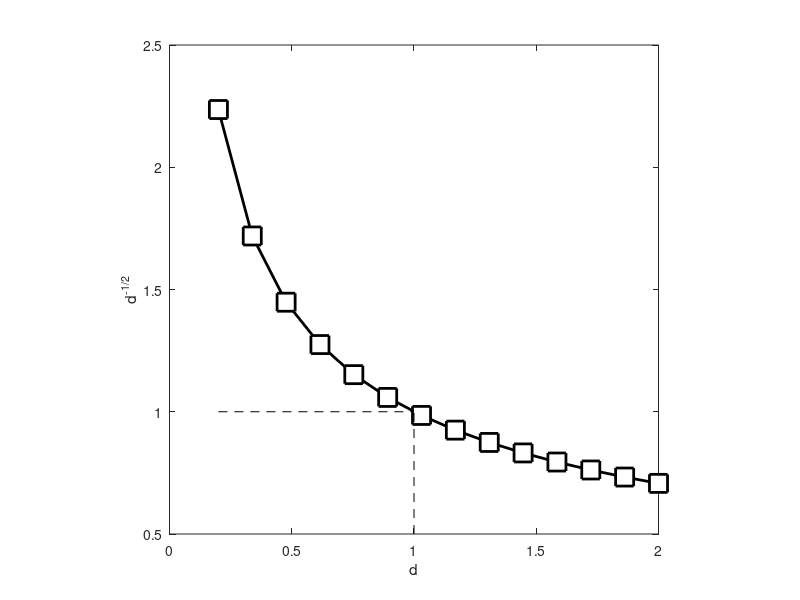
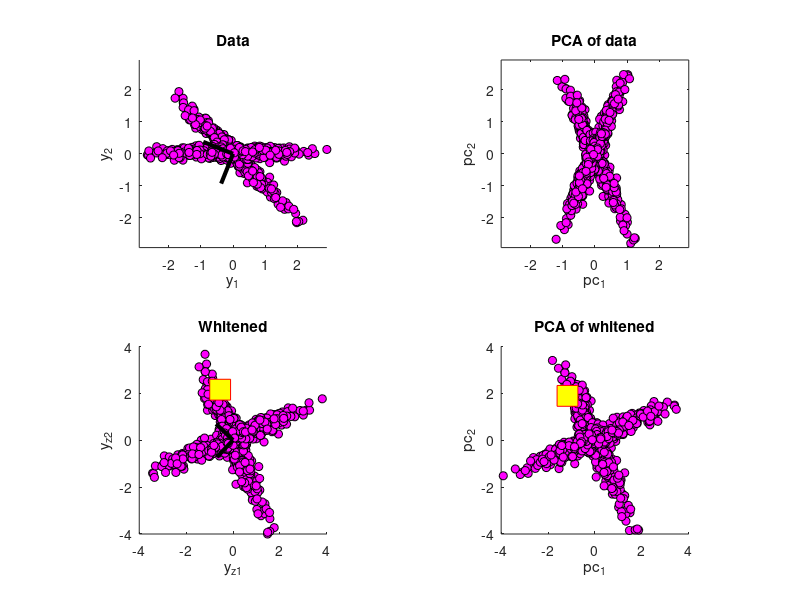

These figures' MATLAB source, in order:
%%
%     COURSE: PCA and multivariate neural signal processing
%    SECTION: Source separation with GED
%      VIDEO: ZCA demo
% Instructor: sincxpress.com
%
%%

% a clear MATLAB workspace is a clear mental workspace
close all; clear, clc

%% 

d = linspace(.2,2,14);

figure(1), clf
plot(d,d.^(-1/2),'ks-','linew',2,'markerfacecolor','w','markersize',13)

hold on
plot([d(1) 1],[1 1],'k--')
yy = get(gca,'ylim');
plot([1 1],[yy(1) 1],'k--')

axis square
xlabel('d')
ylabel('d^{-1/2}')


%% generate 2D data

% number of data points
N = 1000;


% part 1 of the data
x1 = [ 1*randn(N/2,1) .1*randn(N/2,1) ];
% rotation matrix
th = pi/4;
R1 = [ cos(th) -sin(th) ;
       sin(th)  cos(th) ];


% part 2 of the data
x2 = [ 1*randn(N/2,1) .1*randn(N/2,1) ];
% note the different rotation angle
th = pi;
R2 = [ cos(th) -sin(th) ;
       sin(th)  cos(th) ];

   
   
% combine and rotate data
y = [x1*R1; x2*R2];


%% eigendecomposition for PCA and ZCA

% eig of y
y = bsxfun(@minus,y,mean(y,1));
covmat = y'*y / (length(y)-1);
[V,D] = eig(covmat);

% component data
c = y*V;



% ZCA
yz = ( V*D^(-1/2)*V'*y' )';

% now PCA of ZCA data (question: Do you need the N-1 scaling?)
[Vz,Dz] = eig( yz'*yz );
cz = yz*Vz;

%% plotting

figure(2), clf

% original data
subplot(221), hold on
plot(y(:,1),y(:,2),'ko','markerfacecolor','m')
plot([0 V(1,1)],[0 V(2,1)],'k','linew',3)
plot([0 V(1,2)],[0 V(2,2)],'k','linew',3)
axis square
axis([-1 1 -1 1]*max(abs(y(:))))
xlabel('y_1'), ylabel('y_2')
title('Data')

% component projections
subplot(222)
plot(c(:,1),c(:,2),'ko','markerfacecolor','m')
axis square
axis([-1 1 -1 1]*max(abs(y(:))))
xlabel('pc_1'), ylabel('pc_2')
title('PCA of data')


% whitened data
subplot(223), hold on
plot(yz(:,1),yz(:,2),'ko','markerfacecolor','m')
plot(yz(1,1),yz(1,2),'rs','markerfacecolor','y','markersize',15)
axis square
axis([-1 1 -1 1]*max(abs(yz(:))))
xlabel('y_{z1}'), ylabel('y_{z2}')
title('Whitened')
plot([0 Vz(1,1)],[0 Vz(2,1)],'k','linew',3)
plot([0 Vz(1,2)],[0 Vz(2,2)],'k','linew',3)


subplot(224), hold on
plot(cz(:,1),cz(:,2),'ko','markerfacecolor','m')
plot(cz(1,1),cz(1,2),'rs','markerfacecolor','y','markersize',15)
axis square
axis([-1 1 -1 1]*max(abs(yz(:))))
xlabel('pc_1'), ylabel('pc_2')
title('PCA of whitened')

%%
